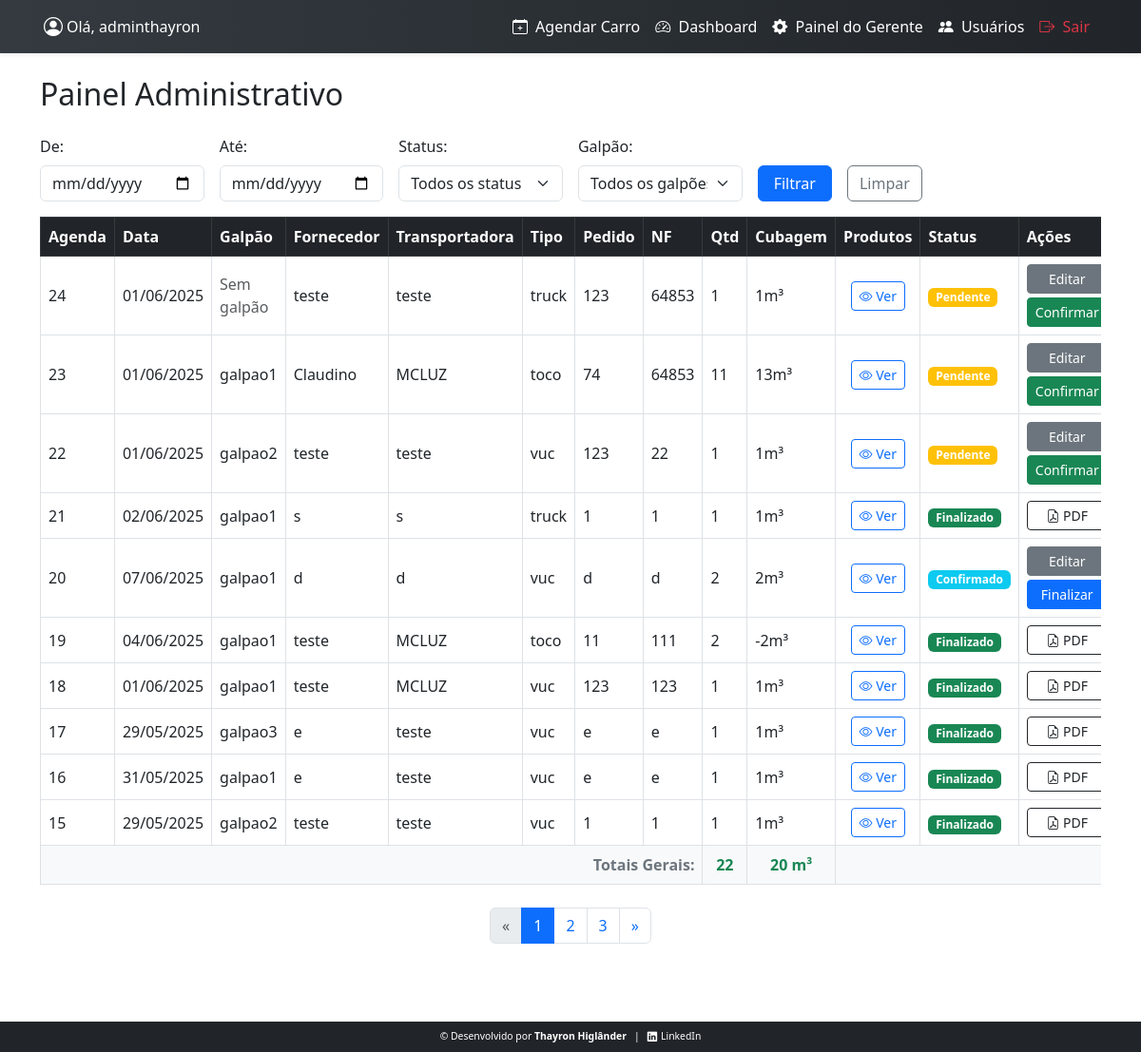
Before: /painel-gerente/ (signed in) with the older database file.
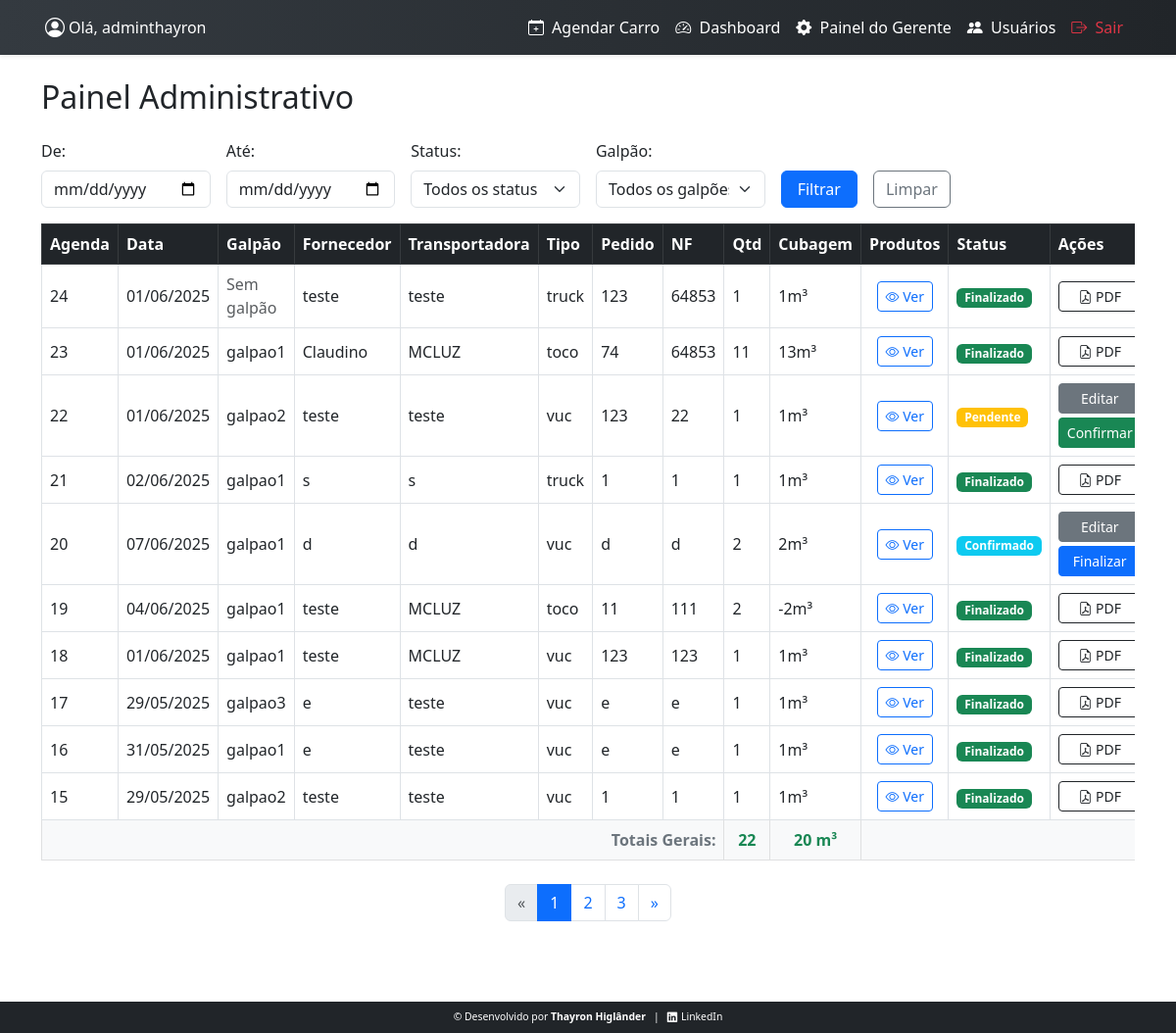
After: the same page with the newer database file.
### agendamentos/models.py (models this page shows, shortened)
class Agendamento(models.Model):
    usuario = models.ForeignKey(settings.AUTH_USER_MODEL, on_delete=models.CASCADE)
    data_hora = models.DateTimeField()
    cnpj = models.CharField(max_length=18)
    fornecedor = models.CharField(max_length=100)
    email = models.EmailField(max_length=500)
    transportadora = models.CharField(max_length=100)
    nota_fiscal = models.CharField(max_length=100)
    pedido = models.CharField(max_length=100,null=True,blank=True)
    sem_limite_doca = models.BooleanField(default=False, verbose_name="Exceção ao limite de doca")
    GALPAO_CHOICES = [
        ('galpao1', 'galpão1'),
        ('galpao2', 'galpão2'),
        ('galpao3', 'galpão3'),
        ('galpao4', 'galpão4'),
    ]
    galpao = models.CharField("Galpão", max_length=20,choices=GALPAO_CHOICES,null=True,blank=True)
    TIPO_CARRO_CHOICES = [
        ('vuc', 'VUC'),
        ('toco', 'Toco'),
        ('truck', 'Truck'),
        ('carreta', 'Carreta'),
    ]
    tipo_carro = models.CharField("Tipo", max_length=20,choices=TIPO_CARRO_CHOICES,)
    STATUS_CHOICES = [
        ('pendente', 'Pendente'),
        ('confirmado', 'Confirmado'),
        ('cancelado', 'Cancelado'),
        ('finalizado', 'Finalizado'),
        ('atrasado', 'Atrasado'),
    ]
    status = models.CharField(max_length=20, choices=STATUS_CHOICES, default='pendente')
    criado_em = models.DateTimeField(auto_now_add=True)
    def cubagem_total(self):
        return self.itens.aggregate(total=Sum('cubagem'))['total'] or 0
    def quantidade_total(self):
        return self.itens.aggregate(total=Sum('quantidade'))['total'] or 0

### agendamentos/views.py (the view)
# urls.py: path('painel-gerente/', views.painel_gerente, name='painel_gerente'),
@login_required
@user_passes_test(is_gerente)
def painel_gerente(request):
    agora = timezone.now()
    hoje = agora.date()
    Agendamento.objects.filter(
        status='confirmado',
        data_hora__date__lt=hoje
    ).update(status='atrasado')
    data_inicial = request.GET.get('data_inicial')
    data_final = request.GET.get('data_final')
    status = request.GET.get('status')
    mercadoria = request.GET.get('mercadoria')
    galpao = request.GET.get('galpao')
    agendamentos = Agendamento.objects.all()
    if data_inicial:
        try:
            data_inicial_date = datetime.strptime(data_inicial, '%Y-%m-%d').date()
            agendamentos = agendamentos.filter(data_hora__date__gte=data_inicial_date)
        except ValueError:
            data_inicial = ''
    if data_final:
        try:
            data_final_date = datetime.strptime(data_final, '%Y-%m-%d').date()
            agendamentos = agendamentos.filter(data_hora__date__lte=data_final_date)
        except ValueError:
            data_final = ''
    if status:
        agendamentos = agendamentos.filter(status=status)
    if mercadoria:
        agendamentos = agendamentos.filter(itens__mercadoria__icontains=mercadoria).distinct()
    if galpao == '__none__':
        agendamentos = agendamentos.filter(galpao__isnull=True)
    elif galpao:
        agendamentos = agendamentos.filter(galpao=galpao)
    agendamentos = agendamentos.order_by('-id')
    paginator = Paginator(agendamentos, 10)
    page_number = request.GET.get('page')
    page_obj = paginator.get_page(page_number)
    itens_filtrados = AgendamentoProduto.objects.filter(agendamento__in=page_obj.object_list)
    soma_quantidade = itens_filtrados.aggregate(Sum('quantidade'))['quantidade__sum'] or 0
    soma_cubagem = itens_filtrados.aggregate(Sum('cubagem'))['cubagem__sum'] or 0
    context = {
        'page_obj': page_obj,
        'data_inicial': data_inicial,
        'data_final': data_final,
        'mercadoria': mercadoria,
        'status': status,
        'galpao': galpao,
        'status_choices': Agendamento.STATUS_CHOICES,
        'galpao_choices': Agendamento.GALPAO_CHOICES,
        'soma_quantidade': soma_quantidade,
        'soma_cubagem': soma_cubagem,
    }
    return render(request, 'agendamento/painel_gerente.html', context)

### agendamentos/views.py (called while the page is built)
def is_gerente(user):
    return user.is_authenticated and user.is_gerente

### templates/agendamento/painel_gerente.html (shortened to what the changed rows need)
{% extends 'base.html' %}
{% block content %}
<h2 class="mb-4">Painel Administrativo</h2>
<div class="table-responsive">
    <table class="table table-bordered table-hover align-middle mb-4">
        <thead class="table-dark">
            <tr>
                <th>Agenda</th>
                <th>Data</th>
                <th>Galpão</th>
                <th>Fornecedor</th>
                <th>Transportadora</th>
                <th>Tipo</th>
                <th>Pedido</th>
                <th>NF</th>
                <th>Qtd</th>
                <th>Cubagem</th>
                <th>Produtos</th>
                <th>Status</th>
                <th>Ações</th>
            </tr>
        </thead>
        <tbody>
            {% for ag in page_obj %}
                <tr>
                    <td>{{ ag.id }}</td>
                    <td>{{ ag.data_hora|date:"d/m/Y" }}</td>
                    <td>
                        {% if ag.galpao %}
                            {{ ag.galpao }}
                        {% else %}
                            <span class="text-muted">Sem galpão</span>
                        {% endif %}
                    </td>
                    <td>{{ ag.fornecedor }}</td>
                    <td>{{ ag.transportadora }}</td>
                    <td>{{ ag.tipo_carro }}</td>
                    <td>{{ ag.pedido }}</td>
                    <td>{{ ag.nota_fiscal }}</td>
                    <td>{{ ag.quantidade_total|floatformat:"-2" }}</td>
                    <td>{{ ag.cubagem_total|floatformat:"-2" }}m³</td>
                    <td class="text-center">
                        {% if ag.itens.exists %}
                            <button type="button" class="btn btn-outline-primary btn-sm" data-bs-toggle="modal" data-bs-target="#produtosModal{{ ag.id }}">
                                <i class="bi bi-eye"></i> Ver
                            </button>
                        {% else %}
                            <span class="text-muted">Nenhum produto</span>
                        {% endif %}
                    </td>
                    <td>
                        {% if ag.status == 'pendente' %}
                            <span class="badge bg-warning">Pendente</span>
                        {% elif ag.status == 'confirmado' %}
                            <span class="badge bg-info">Confirmado</span>
                        {% elif ag.status == 'cancelado' %}
                            <span class="badge bg-danger">Cancelado</span>
                        {% elif ag.status == 'finalizado' %}
                            <span class="badge bg-success">Finalizado</span>
                        {% elif ag.status == 'atrasado' %}
                            <span class="badge bg-dark">Atrasado</span>
                        {% endif %}
                    </td>
                    <td>
                        {% if ag.status == 'pendente'%}
                            <a href="{% url 'agendamento_editar' ag.pk %}" class="btn btn-secondary btn-sm mb-1 w-100">Editar</a>
                            <a href="{% url 'confirmar_agendamento' ag.id %}" class="btn btn-success btn-sm w-100">Confirmar</a>
                        {% elif ag.status == 'confirmado'  or ag.status == 'atrasado'%}
                            <a href="{% url 'agendamento_editar' ag.pk %}" class="btn btn-secondary btn-sm mb-1 w-100">Editar</a>
                            <a href="{% url 'finalizar_agendamento' ag.id %}" class="btn btn-primary btn-sm w-100">Finalizar</a>
                        {% else %}
                            <a href="{% url 'baixar_agendamento_pdf' ag.id %}" class="btn btn-outline-dark btn-sm w-100" target="_blank">
                                <i class="bi bi-file-earmark-pdf"></i> PDF
                            </a>
                        {% endif %}
                    </td>
                </tr>
            {% empty %}
                <tr>
                    <td colspan="13" class="text-center">Nenhum agendamento encontrado.</td>
                </tr>
            {% endfor %}
        </tbody>
    </table>
</div>
{% endblock %}

Changed rows visible on the page:
changed Agendamento id 24: status "Pendente Editar Confirmar" → "Finalizado PDF"
changed Agendamento "Claudino": status "Pendente Editar Confirmar" → "Finalizado PDF"
